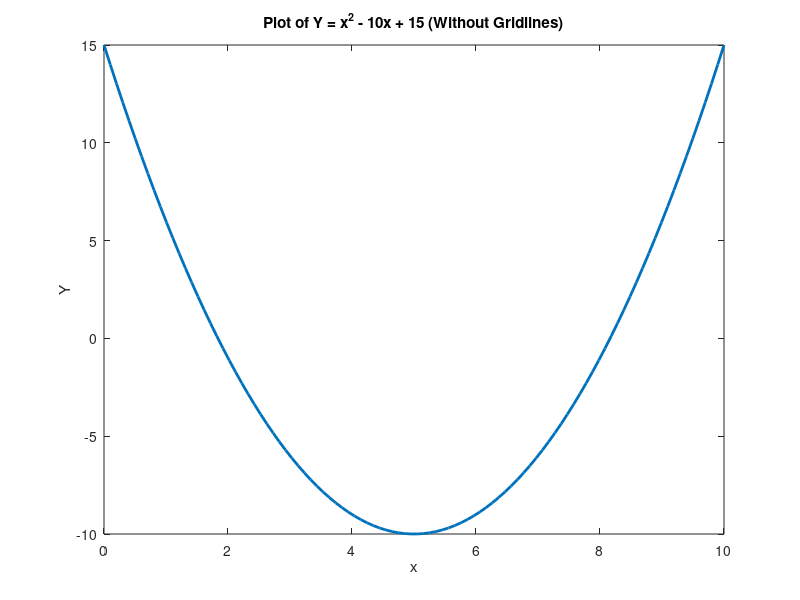
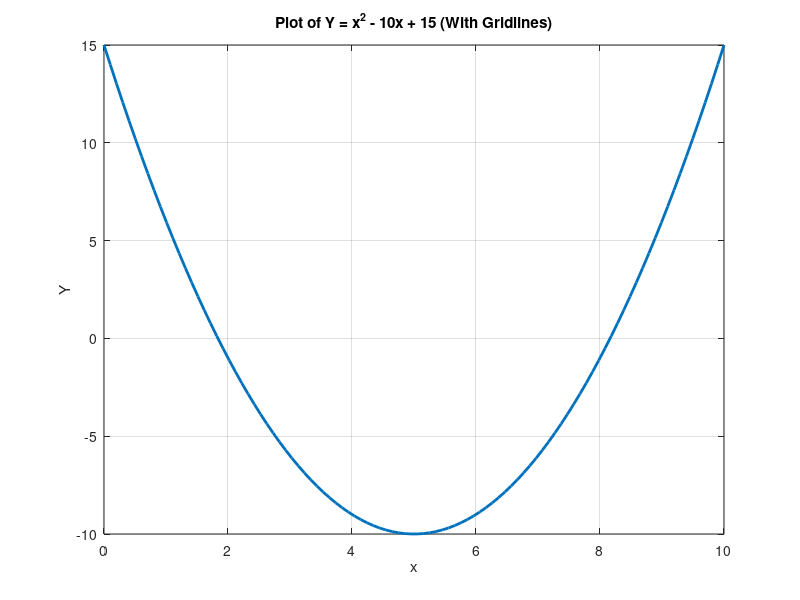
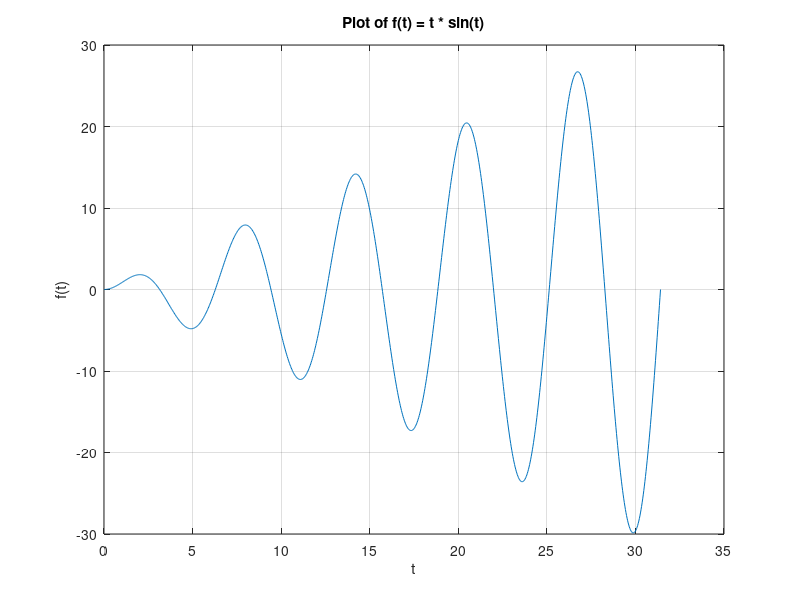

Write MATLAB code to recreate these figures, in order. (Note: this script raises an error after producing the figures.)
% 6)
% a)
x = linspace(0, 10, 100);

y = x.^2 - 10*x + 15;

% Plot without gridlines
figure;
plot(x, y, 'LineWidth', 2);
title('Plot of Y = x^2 - 10x + 15 (Without Gridlines)');
xlabel('x');
ylabel('Y');
grid off;

% Plot with gridlines
figure;
plot(x, y, 'LineWidth', 2);
title('Plot of Y = x^2 - 10x + 15 (With Gridlines)');
xlabel('x');
ylabel('Y');
grid on;

% b)
t = linspace(0, 10*pi, 1000);
f = @(t) t .* sin(t);
figure;
plot(t, f(t), "DisplayName", "t*sin(t)");
title('Plot of f(t) = t * sin(t)');
xlabel('t');
ylabel('f(t)');
grid on;

% c)
t = 0:0.01:2*pi;
r = sqrt(2*sin(5*t));
figure;
polarplot(t, r);
fill(t, r, 'r');
bar(t, r, 'blue');

% d)
x = 0:0.001:4;
y = -4:0.001:4;

[X, Y] = meshgrid(x, y);
Z = X.^2 - Y.^2;

figure;
mesh(X, Y, Z);
title('Mesh Plot: z = x^2 - y^2');
xlabel('x');
ylabel('y');
zlabel('z');

figure;
surf(X, Y, Z);
title('Surface Plot: z = x^2 - y^2');
xlabel('x');
ylabel('y');
zlabel('z');

figure;
contour(X, Y, Z, 30);
title('2D Contour Plot: z = x^2 - y^2');
xlabel('x');
ylabel('y');
zlabel('z');

figure;
contour3(X, Y, Z, 30);
title('3D Contour Plot: z = x^2 - y^2');
xlabel('x');
ylabel('y');
zlabel('z');



